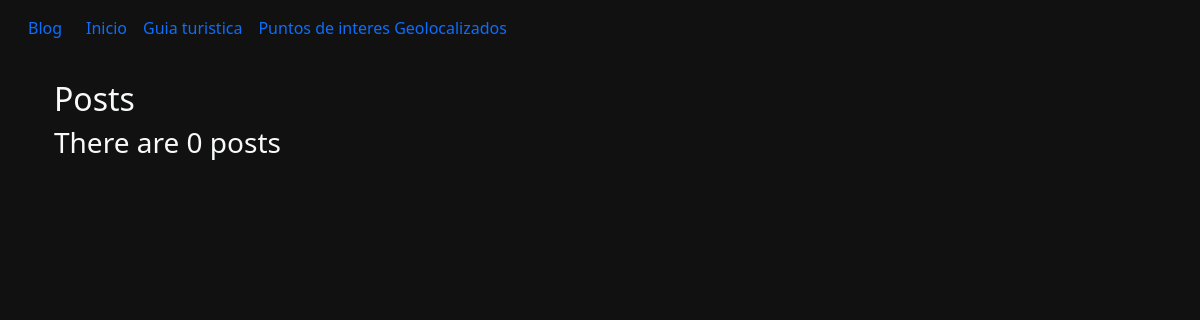
The page /blog/ on the database as committed earlier.
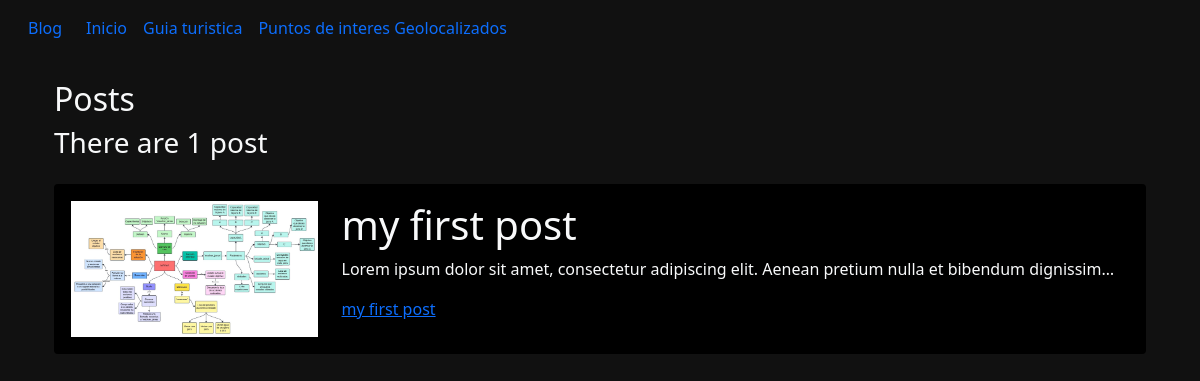
The same page on the database as committed later.
### blog/models.py (models this page shows)
class Post(models.Model):
    title = models.CharField(max_length=100)
    description = models.TextField()
    image = models.ImageField(upload_to="blog/images")
    date = models.DateField(default=datetime.date.today)

### blog/views.py (the view)
# urls.py: path("", views.renderPosts, name="posts"),
def renderPosts(request):
    total_posts = Post.objects.count()
    posts = Post.objects.order_by("-date")
    return render(request, "blog.html", {"posts": posts, "total_posts": total_posts})

### blog/templates/blog.html (shortened to what this page needs)
{% extends 'layout.html' %}
{% block content %}
<h1 class="fs-2">Posts</h1>
<h3>There are {{total_posts}} post{{total_posts|pluralize}}</h3>
{% for post in posts %}
<div class="py-3">
    <div class="card card-body bg-black">
        <div class="row">
            <div class="col-3">
                <img class="img-fluid" src="{{post.image.url}}" alt="{{post.title}}">
            </div>
            <div class="col-9">
                <h1>{{post.title}}</h1>
                <p>{{post.description|striptags|truncatechars:100}}</p>
                <a href="{% url 'blog:post_detail' post.id %}">{{post.title}}</a>
            </div>
        </div>
    </div>
</div>
{% endfor %}
{% endblock %}

Rows that differ between the two databases and show on the page:
added Post: image (picture), title "my first post", description "Lorem ipsum dolor sit amet, consectetur adipiscing elit. Aenean pretium nulla et bibendum dignissim…"
Other text that changed with them:
{{ total_posts }}: "0" → "1"
